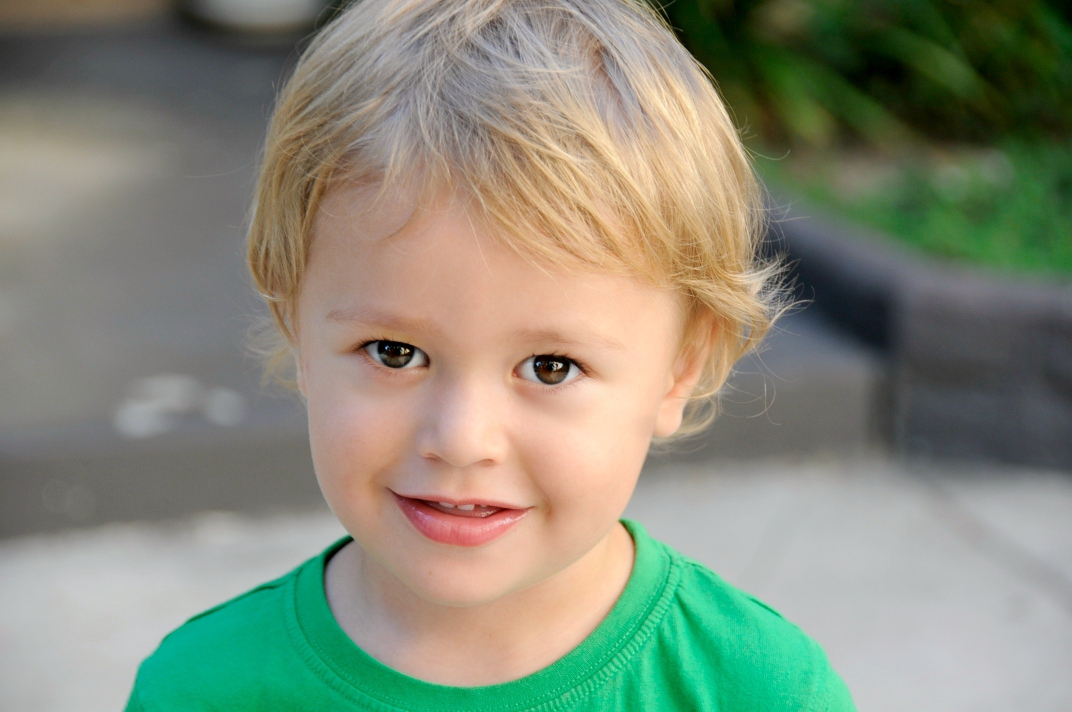
#> input picture OpenCV/Images/boy.jpg, 2144 x 1424 px (shown at 1/2 size)
$ jupyter execute --allow-errors FaceDetection.ipynb   (shell and % lines are left out)
#> lines starting #> are read from the running program, lines starting #| are printed output that depends on the picture; after the words box and inside, x2 and y2 are one past the last pixel; in counts of white or black regions, pixels touching at a corner belong together
# Face Detection using Haar Cascades.

[cell 1]
import numpy as np
import cv2

print('OpenCV: ', cv2.__version__)
print('Numpy : ', np.__version__)

import matplotlib.pyplot as plt

[cell 2]
img = cv2.imread('./Images/boy.jpg')
#> img is the input picture: shape (1424, 2144, 3); mean B, G, R 121.2, 138.8, 133.6
print(img.shape)
#| (1424, 2144, 3)

[cell 3]
# Face detection using Haar - Cascade classifier
#read the Image

img = cv2.resize(img, (240,240))
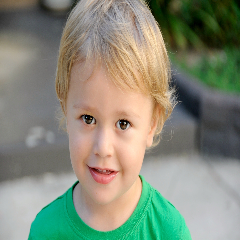
#> img: shape (240, 240, 3); mean B, G, R 121.2, 138.7, 133.5
gray = cv2.cvtColor(img, cv2.COLOR_BGR2GRAY)
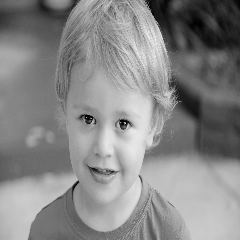
#> gray: shape (240, 240); min 0, max 241, mean 135.1
cv2.imwrite('./Images/boy_gray.jpg', gray)
gray = cv2.imread('./Images/boy_gray.jpg')
#> gray: shape (240, 240, 3); min 0, max 240, mean 135.1

#cv2.imshow('Image', img)
#cv2.waitKey(0)
rgb_img = cv2.cvtColor(img, cv2.COLOR_BGR2RGB)
#plt.imshow(cv2.cvtColor(img, cv2.COLOR_BGR2RGB))
plt.imshow(gray)
plt.show()

[cell 4]
#detect Face

xml_path= '/usr/local/Cellar/opencv/3.4.1_2/share/OpenCV/haarcascades/haarcascade_frontalface_default.xml'
face_cascade = cv2.CascadeClassifier(xml_path)
print(face_cascade)

[cell 5]
# detect eyes
eye_xml = '/usr/local/Cellar/opencv/3.4.1_2/share/OpenCV/haarcascades/haarcascade_eye.xml'
eye_cascade = cv2.CascadeClassifier(eye_xml)

[cell 6]
eye_cascade

[cell 7]
faces = face_cascade.detectMultiScale(rgb_img)
#> faces = [[49, 80, 112, 112]]

# [4 lines of commented-out code are left out]

print(faces)
#| [[ 49  80 112 112]]

[cell 8]
## draw the rectangles
for (fx, fy, fw, fh) in faces:
    print(fx, ' ', fy, ' ', fw, ' ', fh)
    cv2.rectangle(rgb_img, (fx, fy), (fx+fw, fy+fh), (0,0,255), 2)

    # create the region of interest to identfy the eyes
    roi_gray  = gray[fy:fy+fh, fx:fx+fw]
    roi_color = rgb_img[fy:fy+fh, fx:fx+fw]
    eyes = eye_cascade.detectMultiScale(roi_color)
    print(eyes)
    for (ex,ey,ew,eh) in eyes:
        cv2.rectangle(roi_color, (ex,ey), (ex+ew, ey+eh), (255,0,0), 2)
#> this loop made 1 pass
#> (fx, fy, fw, fh, eyes) on pass 1: (49, 80, 112, 112, [[23, 24, 31, 31], [59, 31, 28, 28]])
#| 49   80   112   112
#| [[23 24 31 31]
#|  [59 31 28 28]]
#> pass 1, `roi_gray  = gray[fy:fy+fh, fx:fx+fw]`:
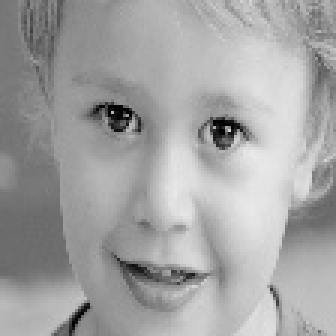
#> roi_gray: shape (112, 112, 3) (shown 3 times larger); min 0, max 234, mean 163.1
#> pass 1, `roi_color = rgb_img[fy:fy+fh, fx:fx+fw]`:
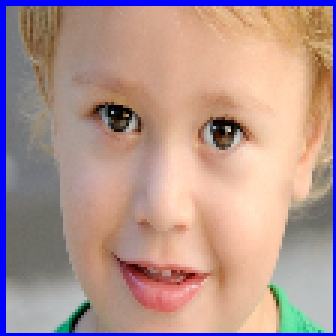
#> roi_color: shape (112, 112, 3) (shown 3 times larger); mean R, G, B 178.7, 148.4, 142.4
#> after the loop:
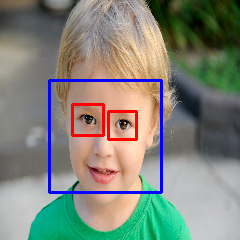
#> rgb_img: shape (240, 240, 3); mean R, G, B 130.2, 133, 122.2
#> after the loop:
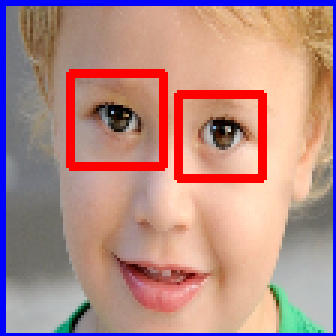
#> roi_color: shape (112, 112, 3) (shown 3 times larger); 5.58% of pixels changed, all inside (x1, y1, x2, y2) = (22, 23, 89, 61)

[cell 9]
plt.imshow(roi_color)
plt.show()

[cell 10]
#plt.imshow(gray)
plt.imshow(rgb_img)
plt.show()

## Haar Cascade Smile Detection.

[cell 11]
rgb_img.shape
#> Out = (240, 240, 3)

[cell 12]
smile_xml = '/usr/local/Cellar/opencv/3.4.1_2/share/OpenCV/haarcascades/haarcascade_smile.xml'
smile_cascade = cv2.CascadeClassifier(smile_xml)

[cell 13]
smile_cascade

### Process the image

[cell 14]
# blur the image
blur_boy_gray = cv2.GaussianBlur(gray, (5,5), 0)

[cell 15]
plt.imshow(blur_boy_gray)
plt.show()

### Get the Edges

[cell 16]
# imge, threshold1 threshold2 for hysteresis procedure
boy_threshold = cv2.Canny(blur_boy_gray, 30, 150)
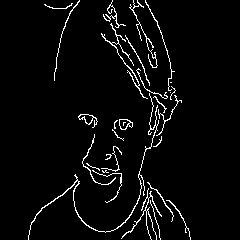
#> boy_threshold: shape (240, 240); 4% white in thin lines or dots, all inside (x1, y1, x2, y2) = (28, 0, 191, 240)

[cell 17]
plt.imshow(boy_threshold)

### Detect Smile

[cell 18]
#smile = smile_cascade.detectMultiScale(gray)

smile = smile_cascade.detectMultiScale(boy_threshold)
#> smile = [[63, 158, 87, 43]]

[cell 19]
smile
#> Out = [[63, 158, 87, 43]]

[cell 20]
# draw the bounding box
for (x,y, w, h) in smile:
    cv2.rectangle(rgb_img, (x,y), (x+w, y+h), (0,255,255), 2)
#> this loop made 1 pass
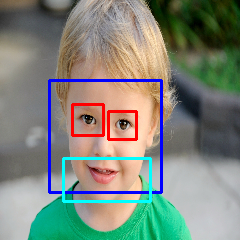
#> rgb_img: shape (240, 240, 3); 1.35% of pixels changed, all inside (x1, y1, x2, y2) = (62, 157, 152, 203)

$ run again, with OpenCV/Images/capsicum.jpg copied over OpenCV/Images/boy.jpg
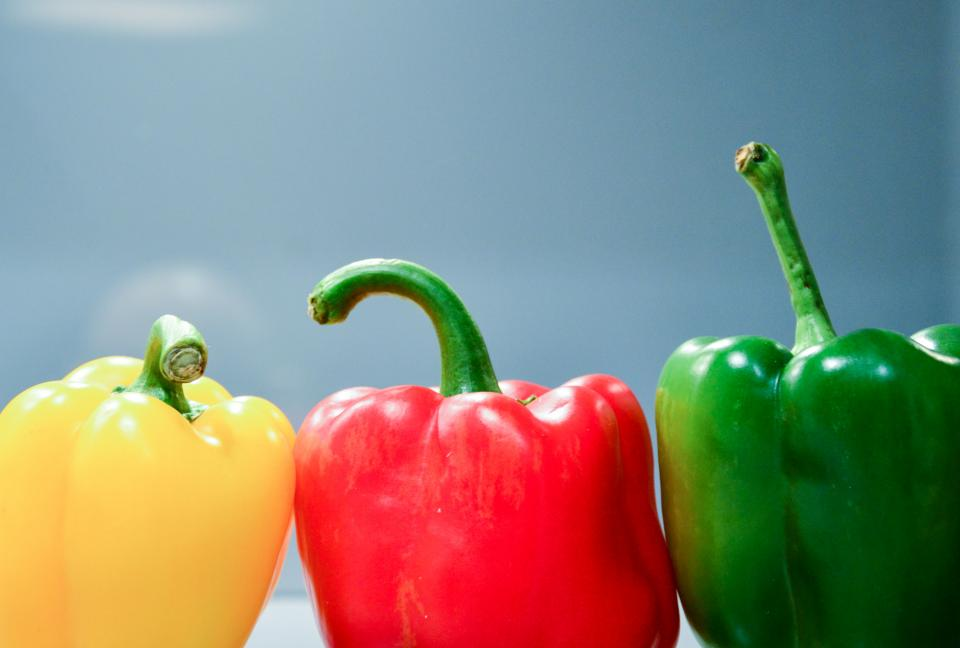
#> input picture OpenCV/Images/capsicum.jpg, 960 x 648 px
#> img is the input picture: shape (648, 960, 3); mean B, G, R 121.7, 135.9, 138.8
#| (648, 960, 3)
#> img: shape (240, 240, 3)
#> `gray = cv2.cvtColor(img, cv2.COLOR_BGR2GRAY)`:
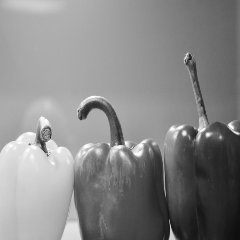
#> gray: shape (240, 240); min 14, max 255, mean 135.1
#> faces = ()
#> `boy_threshold = cv2.Canny(blur_boy_gray, 30, 150)`:
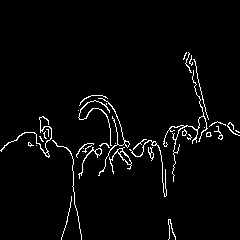
#> boy_threshold: shape (240, 240); 3% white in thin lines or dots, all inside (x1, y1, x2, y2) = (0, 52, 240, 240)
